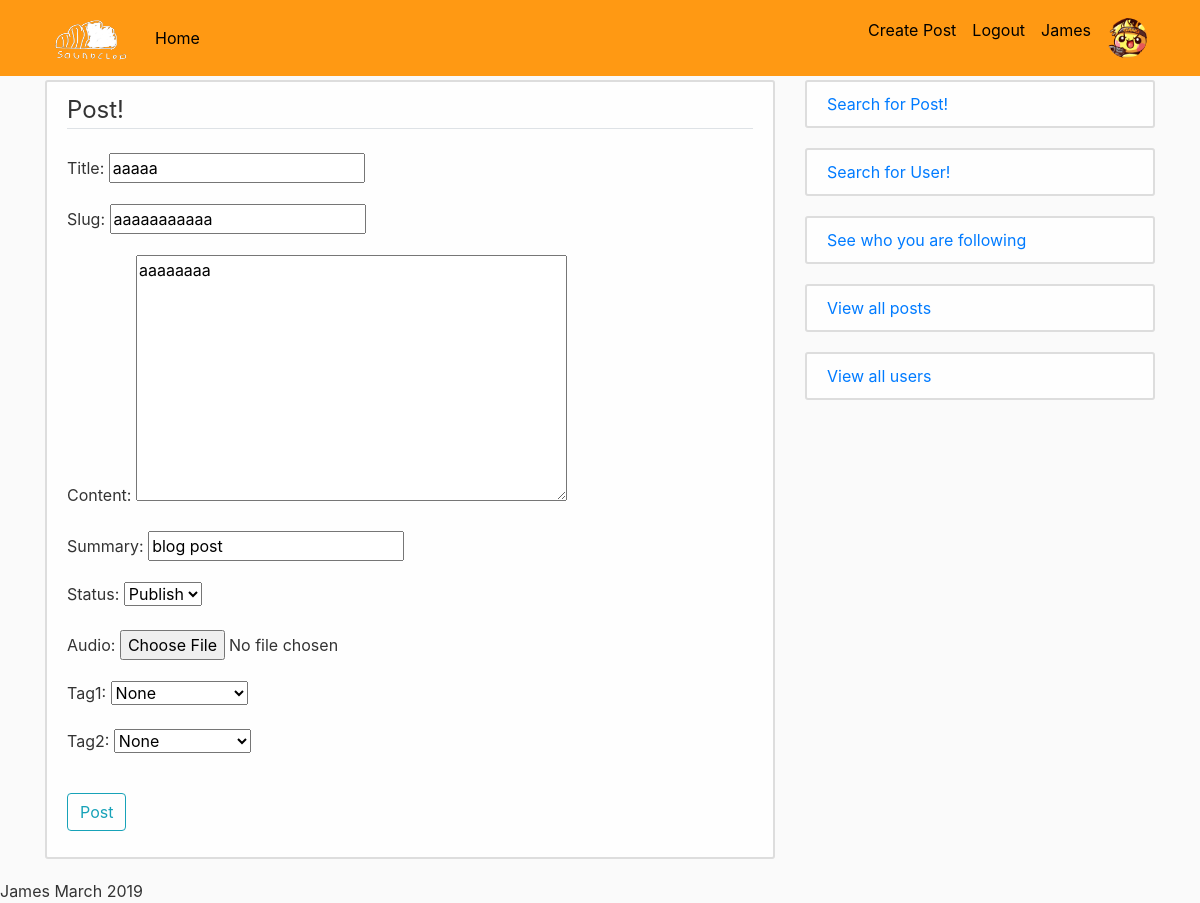
Page /James/post/aaaaaaaaaaa/edit/ (signed in) on the committed database.
### users/models.py (models this page shows, shortened)
class Profile(models.Model): #Defines the model that extends the User model
    user = models.OneToOneField(User, on_delete=models.CASCADE) #Defines a one-to-one model with User
    pfp = models.ImageField(default='media/pfps/default.png', upload_to='media/pfps') #Define field that will hold profile pictures
    description = models.TextField(max_length=70, default="", blank=True) #User Profile description

### main/models.py (models this page shows, shortened)
class Post(models.Model): #Defines the class as a model
    title = models.CharField(max_length=50, unique=True) #The title of the post
    slug = models.SlugField(max_length=50, unique=True) #URL Friendly title. Has to be unique to stop collisions when searching for posts via url
    userID = models.ForeignKey(User, on_delete= models.CASCADE,related_name='blog_posts') #Defines who created the post
    updated = models.DateTimeField(auto_now= True) #When the post was last updated / changed
    content = models.TextField() #Displays the actual content of the post
    summary = models.CharField(max_length=100, default = "blog post")
    published = models.DateTimeField(auto_now_add=True) #Holds the date and time when the post was first published (used for ordering)
    status = models.IntegerField(choices=STATUS, default=0) #Whether the post has been published or is still being drafted
    audio = models.FileField(upload_to='media/audio', validators=[audioFile], blank=True) #Holds data for audio files
    tag1 = models.IntegerField(choices=TAGS, default="none")
    tag2 = models.IntegerField(choices=TAGS, default="none")
    class Meta:
        ordering = ['-published'] #Defines the ordering of the data, which is by the date it was published (newest first)

### main/views.py (the view, shortened to what this page needs)
# urls.py: path('<str:userID>/post/<slug:slug>/edit/', editPost.as_view(), name = 'post-update'), #URL for updating posts
class editPost(LoginRequiredMixin, UserPassesTestMixin, UpdateView): #Class which defines how posts are edited
    model = Post
    fields = ['title', 'slug','content','summary','status','audio','tag1','tag2'] #Fields that can be edited by user
    def test_func(self): #Used to check if the current user is the author of the post
        currentPost = self.get_object() #Assigns the current post to "currentPost"
        if self.request.user == currentPost.userID: #Checks author of current post to logged in user, if the same...
            return True #User is let in to the page
        else: #Otherwise...
            return False #They are rejected from the page.

### main/templates/main/post_form.html (shortened to what this page needs)
{% extends "main/base.html" %}
{% block content %}
    <div class="content-section">
        <form method="POST" enctype="multipart/form-data">
            <fieldset class="form-group">
                <legend class="border-bottom mb-4"> Post! </legend>
                {{form.as_p}}
            </fieldset>
            <div class="form-group">
                <button class="btn btn-outline-info" type="submit">Post</button>
            </div>
        </form>
    </div>
{% endblock content %}

### main/templates/main/base.html (shortened to what this page needs)
{% load static %}
<!DOCTYPE html>
<html>
<head>
    <link rel="stylesheet" href="https://stackpath.bootstrapcdn.com/bootstrap/4.4.1/css/bootstrap.min.css">
    <link rel="stylesheet" type="text/css" href="{% static 'main/style.css' %}">
</head>
<body>
    <header class="site-header">
      <nav class="navbar navbar-expand-md navbar-dark bg-orange fixed-top">
        <div class="container">
          <a class="navbar-brand" href="{% url 'feed' %}">
              <img src="{% static "main/images/sc.png" %}" title="Soundclod" style="width:86px;height:50px;"/>
            </a>
          <div class="collapse navbar-collapse" id="navbarToggle">
            <div class="navbar-nav mr-auto">
              <a class="nav-item nav-link" href="{% url 'feed' %}">Home</a>
            </div>
            <div class="navbar-nav">
              {% if user.is_authenticated %}
                <a class="nav-item nav-link" href="{% url 'post-create' %}">Create Post</a>
                <a class="nav-item nav-link" href="{% url 'logout' %}">Logout</a>
                <a class="nav-item nav-link" href={% url 'profile' %}>{{user.username}}</a>
                <a class="nav-item nav-link" href={% url 'profile' %}><img src="{{user.profile.pfp.url}}" class="rounded-circle" style=width:40px;height:40px;></a>
              {% else %}
                <a class="nav-item nav-link" href="{% url 'login' %}">Login</a>
                <a class="nav-item nav-link" href="{% url 'register' %}">Register</a>
              {% endif %}
            </div>
          </div>
        </div>
      </nav>
    </header>
    <main role="main" class="container">
      <div class="row">
        <div class="col-md-8">
          {% block content %}{% endblock %}
        </div>
        <div class="col-md-4">
              <div class="content-section"><a href="{% url 'search' %}">Search for Post!</a></div>
              <div class="content-section"><a href="{% url 'user-search' %}">Search for User!</a></div>
              {% if user.is_authenticated %}
              <div class="content-section"><a href="{% url "following" %}">See who you are following</a></div>
              {% endif %}
              <div class="content-section"><a href="{% url 'post-index' %}">View all posts</a></div>
              <div class="content-section"><a href="{% url 'user-index' %}">View all users</a></div>
          </div>
        </div>
    </main>
</body>
<footer>James March 2019</footer>
</html>

### main/static/main/style.css (style rules this page uses)
body { background: #fafafa; color: #333333; margin-top: 5rem; }
.bg-orange { background-color: #ff9913; }
.site-header .navbar-nav .nav-link { color: #000000; }
.content-section { background: #ffffffd7; padding: 10px 20px; border: 2px solid #dddddd; border-radius: 3px; margin-bottom: 20px; }

### rows in the picture
Post: title "aaaaa", slug "aaaaaaaaaaa", content "aaaaaaaa", summary "blog post", status "Publish", tag1 "None", tag2 "None"

### other values in the picture
{{ user.username }} "James"
